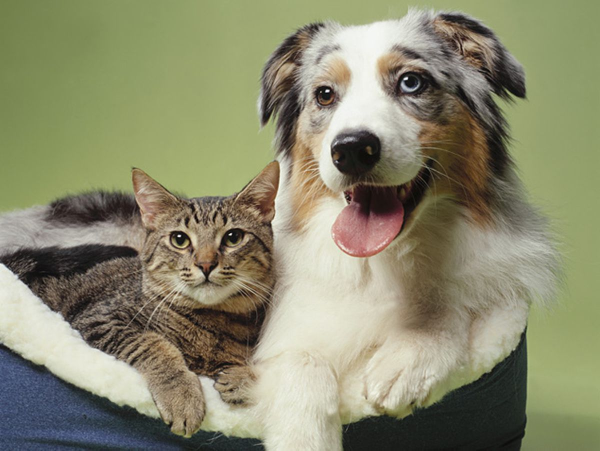
#> input picture GroundingDINO/.asset/cat_dog.jpeg, 1200 x 901 px, given in place of check.jpg, which was not available (shown at 1/2 size)
$ jupyter execute --allow-errors 'testing inference.ipynb'   (shell and % lines are left out)
#> lines starting #> are read from the running program, lines starting #| are printed output that depends on the picture; after the words box and inside, x2 and y2 are one past the last pixel; in counts of white or black regions, pixels touching at a corner belong together; pictures that were not available may be replaced by others from this repository, and a replacement may not be noted
### datasets/voc.py
import os
import sys
import tarfile
import collections
import torch.utils.data as data
import shutil
import numpy as np

from PIL import Image
from torchvision.datasets.utils import download_url, check_integrity

DATASET_YEAR_DICT = {
    '2012': {
        'url': 'http://host.robots.ox.ac.uk/pascal/VOC/voc2012/VOCtrainval_11-May-2012.tar',
        'filename': 'VOCtrainval_11-May-2012.tar',
        'md5': '6cd6e144f989b92b3379bac3b3de84fd',
        'base_dir': 'VOCdevkit/VOC2012'
    },
    '2011': {
        'url': 'http://host.robots.ox.ac.uk/pascal/VOC/voc2011/VOCtrainval_25-May-2011.tar',
        'filename': 'VOCtrainval_25-May-2011.tar',
        'md5': '6c3384ef61512963050cb5d687e5bf1e',
        'base_dir': 'TrainVal/VOCdevkit/VOC2011'
    },
    '2010': {
        'url': 'http://host.robots.ox.ac.uk/pascal/VOC/voc2010/VOCtrainval_03-May-2010.tar',
        'filename': 'VOCtrainval_03-May-2010.tar',
        'md5': 'da459979d0c395079b5c75ee67908abb',
        'base_dir': 'VOCdevkit/VOC2010'
    },
    '2009': {
        'url': 'http://host.robots.ox.ac.uk/pascal/VOC/voc2009/VOCtrainval_11-May-2009.tar',
        'filename': 'VOCtrainval_11-May-2009.tar',
        'md5': '59065e4b188729180974ef6572f6a212',
        'base_dir': 'VOCdevkit/VOC2009'
    },
    '2008': {
        'url': 'http://host.robots.ox.ac.uk/pascal/VOC/voc2008/VOCtrainval_14-Jul-2008.tar',
        'filename': 'VOCtrainval_11-May-2012.tar',
        'md5': '2629fa636546599198acfcfbfcf1904a',
        'base_dir': 'VOCdevkit/VOC2008'
    },
    '2007': {
        'url': 'http://host.robots.ox.ac.uk/pascal/VOC/voc2007/VOCtrainval_06-Nov-2007.tar',
        'filename': 'VOCtrainval_06-Nov-2007.tar',
        'md5': 'c52e279531787c972589f7e41ab4ae64',
        'base_dir': 'VOCdevkit/VOC2007'
    }
}


def voc_cmap(N=256, normalized=False):
    def bitget(byteval, idx):
        return ((byteval & (1 << idx)) != 0)

    dtype = 'float32' if normalized else 'uint8'
    cmap = np.zeros((N, 3), dtype=dtype)
    for i in range(N):
        r = g = b = 0
        c = i
        for j in range(8):
            r = r | (bitget(c, 0) << 7-j)
            g = g | (bitget(c, 1) << 7-j)
            b = b | (bitget(c, 2) << 7-j)
            c = c >> 3

        cmap[i] = np.array([r, g, b])

    cmap = cmap/255 if normalized else cmap
    return cmap

class VOCSegmentation(data.Dataset):
    """`Pascal VOC <http://host.robots.ox.ac.uk/pascal/VOC/>`_ Segmentation Dataset.
    Args:
        root (string): Root directory of the VOC Dataset.
        year (string, optional): The dataset year, supports years 2007 to 2012.
        image_set (string, optional): Select the image_set to use, ``train``, ``trainval`` or ``val``
        download (bool, optional): If true, downloads the dataset from the internet and
            puts it in root directory. If dataset is already downloaded, it is not
            downloaded again.
        transform (callable, optional): A function/transform that  takes in an PIL image
            and returns a transformed version. E.g, ``transforms.RandomCrop``
    """
    cmap = voc_cmap()
    # [65 lines left out: functions __init__, __getitem__, not called in this run]


    def __len__(self):
        return len(self.images)

    # [9 lines left out: functions decode_target, download_extract, not called in this run]

### testing inference.ipynb
[cell 1]
import os
print(os.getcwd())

[cell 2]
import torchvision.transforms as transforms
from PIL import Image

# Example usage
image_path = "test.jpg"

# Define the transformation
#> (the rest of this cell did not finish here and is left out)

[cell 3]
import cv2
import numpy as np
from PIL import Image
from torchvision.io import read_image
import torchvision.transforms as transforms

def pil_to_grayscale_tensor(image):
    grayscale_transform = transforms.Compose([
        transforms.Grayscale(num_output_channels=1),
        transforms.ToTensor()
    ])
    return grayscale_transform(image)

# [22 lines left out: function filter_noise_from_mask, not called in this run]

def clean_and_save_mask(mask_path, output_path, min_component_size=500):
    """
    Read a binary mask from a file, clean it, and save the cleaned mask.

    Args:
    - mask_path (str): Path to the input binary mask file.
    - output_path (str): Path to save the cleaned binary mask.
    - min_component_size (int): The minimum size of components to keep.
    """
#> called with mask_path = 'Deeplab/check.jpg', output_path = 'cleaned_mask.jpg', min_component_size = 500
    # Read the binary mask image
    mask_pil = Image.open(mask_path).convert('L')  # Ensure the mask is in grayscale
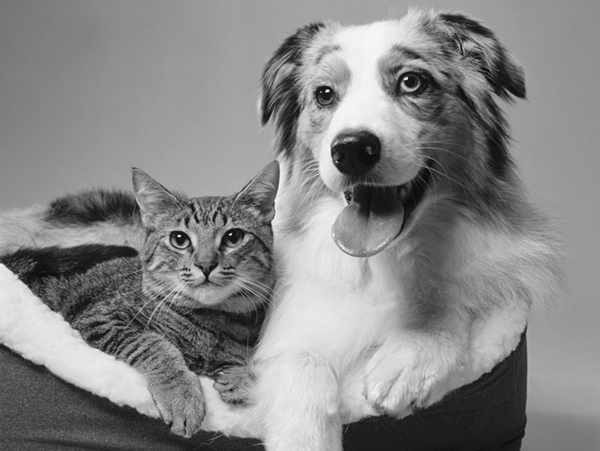
#> mask_pil: PIL image 1200x901 L (shown at 1/2 size); min 0, max 255, mean 134.8
    mask_tensor = pil_to_grayscale_tensor(mask_pil)
    mask = mask_tensor.numpy().squeeze()

    # Filter noise from the mask
    cleaned_mask = filter_noise_from_mask(mask, min_component_size)

    # Save the cleaned binary mask
    cleaned_mask_img = Image.fromarray((cleaned_mask * 255).astype(np.uint8))
    cleaned_mask_img.save(output_path)

# Example usage
mask_path = 'Deeplab/check.jpg'
output_path = 'cleaned_mask.jpg'
clean_and_save_mask(mask_path, output_path, min_component_size=500)
#> (the call stopped at in pil_to_grayscale_tensor, `grayscale_transform = transforms.Compose([ transforms.Grayscale(num_ou..`: torchvision is not available in this run)

[cell 4]
import torchvision.transforms as transforms
from PIL import Image

# Example usage
image_path = 'Deeplab/check.jpg'

# Define the transformation
#> (the rest of this cell did not finish here and is left out)

[cell 5]
import numpy as np
import cv2
import pydensecrf.densecrf as dcrf
from pydensecrf.utils import unary_from_softmax, create_pairwise_gaussian, create_pairwise_bilateral
from PIL import Image
from torchvision.io import read_image, write_jpeg
import torch
import torchvision.transforms as transforms

# [48 lines left out: function apply_dense_crf, not called in this run]

def clean_and_save_mask_with_crf(mask_path, img_path, output_path):
    """
    Read a binary mask and image from files, clean the mask using DenseCRF, and save the cleaned mask.

    Args:
    - mask_path (str): Path to the input binary mask file.
    - img_path (str): Path to the original image file.
    - output_path (str): Path to save the cleaned binary mask.
    """
    # Read the binary mask image
    mask = read_image(mask_path).numpy().squeeze()  # Assuming the mask is a single channel image
    if mask.ndim == 3 and mask.shape[0] == 1:  # If there's an extra channel dimension
        mask = mask[0]

    # Read the original image
    img = np.array(Image.open(img_path).convert('RGB'))

    # Apply DenseCRF to refine the mask
    refined_mask = apply_dense_crf(img, mask)

    # Save the cleaned binary mask
    cleaned_mask_img = Image.fromarray((refined_mask * 255).astype(np.uint8))
    cleaned_mask_img.save(output_path)

# Example usage
mask_path = 'Deeplab/check.jpg'
img_path = 'test.jpg'
output_path = 'cleaned_mask_with_crf.jpg'
clean_and_save_mask_with_crf(mask_path, img_path, output_path)
#> (the call stopped at in clean_and_save_mask_with_crf, `mask = read_image(mask_path).numpy().squeeze()`: torchvision is not available in this run)

[cell 6]
import cv2
import numpy as np
from PIL import Image
import matplotlib.pyplot as plt

# Load the original image
img = Image.open('/teamspace/studios/this_studio/test.jpg').convert('RGB')
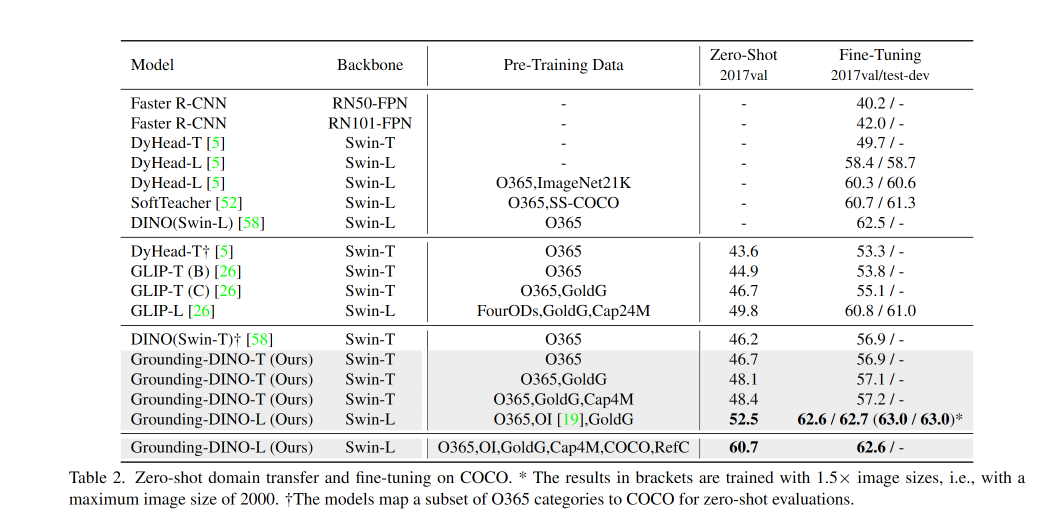
#> input picture GroundingDINO/.asset/COCO.png, 2116 x 1049 px, given in place of test.jpg, which was not available (shown at 1/2 size)
#> img is the input picture: PIL image 2116x1049 RGB; mean R, G, B 240, 240.2, 240

# Load the binary mask as a blue image
#binary_mask = cv2.imread('cleaned_mask_with_crf.jpg', cv2.IMREAD_GRAYSCALE)

binary_mask = cv2.imread('cleaned_mask_with_crf.jpg', cv2.IMREAD_GRAYSCALE)
#> binary_mask: shape (1049, 2116); min 0, max 255, mean 240.1
_, binary_mask = cv2.threshold(binary_mask, 127, 255, cv2.THRESH_BINARY)
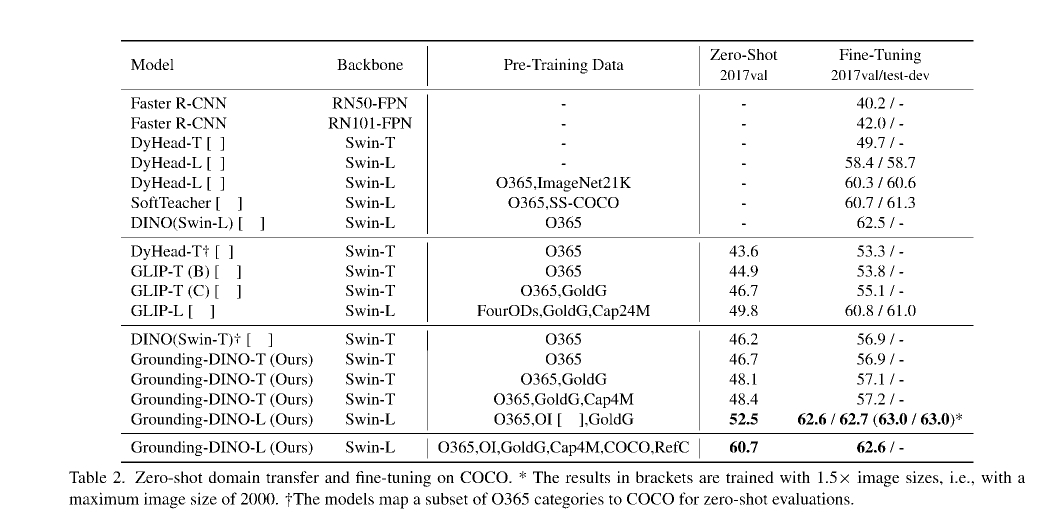
#> binary_mask: shape (1049, 2116) (shown at 1/2 size); 95.1% white; 1110 black regions (175 under 20 px), largest, box (x1, y1, x2, y2) and area: (242, 80, 1947, 83) 5115, (242, 923, 1947, 926) 5115, (242, 650, 1947, 652) 3410
binary_mask_blue = cv2.cvtColor(binary_mask, cv2.COLOR_GRAY2BGR)
binary_mask_blue[:, :, 0] = 0  # Set red channel to 0
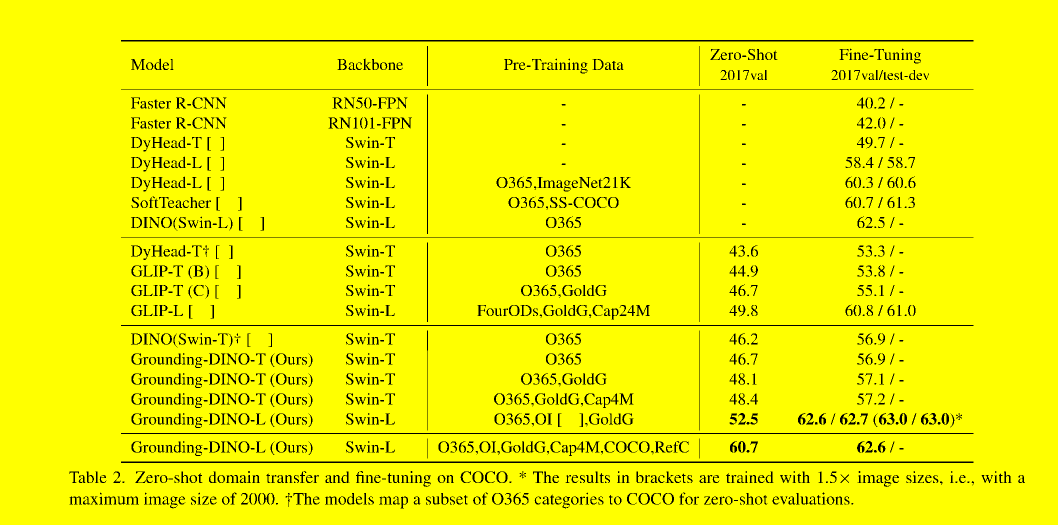
#> binary_mask_blue: shape (1049, 2116, 3) (shown at 1/2 size); mean B, G, R 0, 242.5, 242.5
binary_mask_blue[:, :, 1] = 0  # Set green channel to 0
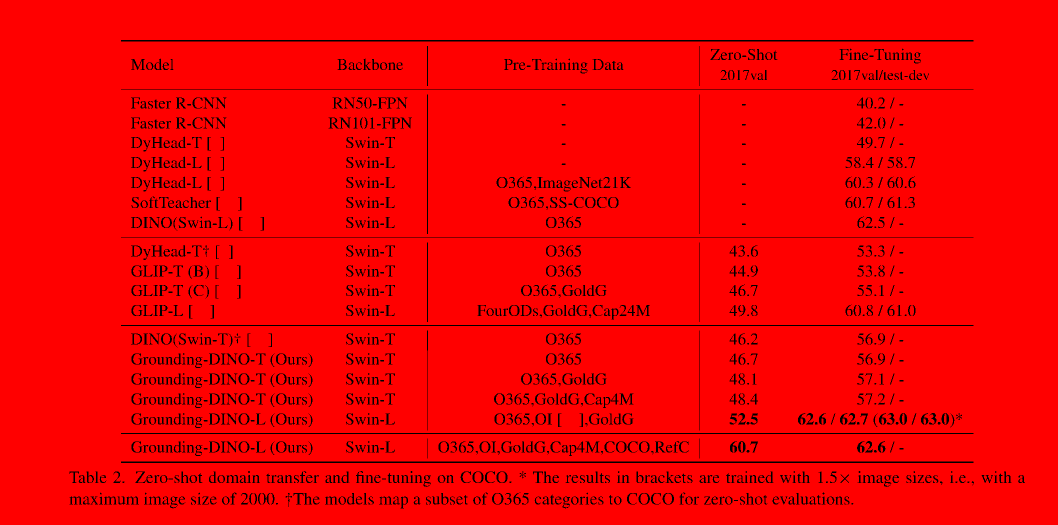
#> binary_mask_blue: shape (1049, 2116, 3) (shown at 1/2 size); mean B, G, R 0, 0, 242.5

# Convert binary mask to a NumPy array with True (255) and False (0) values
binary_array = (binary_mask == 255)

# Set the size of the plot
plt.figure(figsize=(10, 10))  # Adjust the width and height as needed

# Overlay the binary mask on the original image
plt.imshow(img)
plt.imshow(binary_mask_blue, alpha=0.5)
plt.axis('off')

# Remove ticks
plt.gca().xaxis.set_major_locator(plt.NullLocator())
plt.gca().yaxis.set_major_locator(plt.NullLocator())

# Save the figure
plt.savefig('/teamspace/studios/this_studio/test_overlayed.jpg', bbox_inches='tight', pad_inches=0)
#> figure, not shown here; B, G, R data is drawn as R, G, B
plt.show()
plt.close()

[cell 7]
import cv2
import numpy as np
from PIL import Image
import matplotlib.pyplot as plt

# Load the original image
img = Image.open('/teamspace/studios/this_studio/test.jpg').convert('RGB')

# Load the binary mask as a blue image
binary_mask = cv2.imread('cleaned_mask_with_crf.jpg', cv2.IMREAD_GRAYSCALE)
_, binary_mask = cv2.threshold(binary_mask, 127, 255, cv2.THRESH_BINARY)
binary_mask_blue = cv2.cvtColor(binary_mask, cv2.COLOR_GRAY2BGR)
binary_mask_blue[:, :, 0] = 0  # Set red channel to 0
binary_mask_blue[:, :, 1] = 0  # Set green channel to 0

# Convert binary mask to a NumPy array with True (255) and False (0) values
binary_array = (binary_mask == 255)

# Overlay the binary mask on the original image
plt.imshow(img)
plt.imshow(binary_mask_blue, alpha=0.5)
plt.axis('off')

# Remove ticks
plt.gca().xaxis.set_major_locator(plt.NullLocator())
plt.gca().yaxis.set_major_locator(plt.NullLocator())

# Save the figure
plt.savefig('/teamspace/studios/this_studio/test_overlayed.jpg', bbox_inches='tight', pad_inches=0)
#> figure, not shown here; B, G, R data is drawn as R, G, B
plt.show()
plt.close()

[cell 8]
#Deeplab/saved_models/india_sam_dino_250_samples_0.8924413878050058.pth
# Deeplab/saved_models/india_sam_dino_250_samples_0.8495187035894669.pth
%cd /teamspace/studios/this_studio/Deeplab/

from torch.utils.data import dataset
from tqdm import tqdm
import network
import utils
import os
import random
import argparse
import numpy as np
from torch.utils import data
from datasets import VOCSegmentation, Cityscapes, cityscapes, LeafDataset
from torchvision import transforms as T
from metrics import StreamSegMetrics, BinarySegMetrics
import torch
import torch.nn as nn
from PIL import Image
import matplotlib
import matplotlib.pyplot as plt
from glob import glob
import random
import loralib as lora
from PIL import Image

inhouse_default = '/teamspace/studios/this_studio/Deeplab/saved_models/best_deeplabv3plus_mobilenet_custom_os16_0.7854892764326529.pth'
downstreamed_large = '/teamspace/studios/this_studio/Deeplab/saved_models/india_sam_dino_250_samples_0.8495187035894669.pth'
downstreamed_small = '/teamspace/studios/this_studio/Deeplab/saved_models/india_sam_dino_250_samples_0.8940880817269634.pth'
downstreamed_tuned = '/teamspace/studios/this_studio/Deeplab/saved_models/base_sam_dino_india_tuned_freetown_eastafrica_haiti_0.8213798905479425.pth'

[cell 9]
# [11 lines left out: functions decode_target, show, not called in this run]

#> (the rest of this cell did not finish here and is left out)

[cell 10]
# [50 lines left out: function get_overlayed_mask, not called in this run]

[cell 11]
import os
import torch
import torch.nn as nn
from PIL import Image
import numpy as np
import matplotlib.pyplot as plt
from torchvision import transforms

# [14 lines left out: function load_deeplab_model, not called in this run]

def get_overlayed_mask(checkpoint, to_download, use_url=True, save_binary_mask=True):
    device = torch.device('cuda' if torch.cuda.is_available() else 'cpu')
    model = load_deeplab_model(checkpoint, device).eval()

    if use_url:
        img_path = '/teamspace/studios/this_studio/test.jpg'
        !wget -q $to_download -O $img_path
    else:
        img_path = to_download  # Assuming `to_download` contains the local path in this case

    img = Image.open(img_path).convert('RGB')
    img_transform = transforms.Compose([
        transforms.ToTensor(),
        transforms.Normalize(mean=[0.485, 0.456, 0.406], std=[0.229, 0.224, 0.225])
    ])
    img_tensor = img_transform(img).unsqueeze(0).to(device, dtype=torch.float32)

    with torch.no_grad():
        output = model(img_tensor)
        output = torch.squeeze(output, dim=1)
        prob = torch.sigmoid(output).detach()
        pred = (prob > 0.5).long().cpu().numpy()[0]

    denorm = utils.Denormalize(mean=[0.485, 0.456, 0.406], std=[0.229, 0.224, 0.225])
    img_np = img_tensor[0].detach().cpu().numpy()
    img_np = (denorm(img_np) * 255).transpose(1, 2, 0).astype(np.uint8)

    prob_np = prob[0].cpu().numpy()
    count = np.sum(prob_np > 0.5)
    confidence = np.sum(prob_np[prob_np > 0.5]) / count if count != 0 else 0

    if count == 0:
        print('Nothing detected')
    else:
        show(img_path)
        print('Confidence is ' + str(confidence))
        plt.imshow(img_np)
        plt.imshow(pred, alpha=0.7)
        plt.axis('off')
        plt.gca().xaxis.set_major_locator(plt.NullLocator())
        plt.gca().yaxis.set_major_locator(plt.NullLocator())
        overlayed_path = '/teamspace/studios/this_studio/test_overlayed.jpg'
        plt.savefig(overlayed_path, bbox_inches='tight', pad_inches=0)
        plt.close()
        show(overlayed_path)

    if save_binary_mask:
        pred_rgb = np.array(decode_target(pred)).astype(np.uint8)
        pred_image = Image.fromarray(pred_rgb).convert('RGB')
        pred_image.save('check.jpg')

[cell 12]
img_link = 'https://treetracker-production-images.s3.eu-central-1.amazonaws.com/2021.03.28.12.34.59_-4.531118333333334_38.248731666666664_6973c014-d0e7-4fa8-a80f-9495bfc8af3d_IMG_20210322_094829_8180242403936928723.jpg'

[cell 13]
get_overlayed_mask(downstreamed_large, img_link)
#> (the call stopped at in get_overlayed_mask, `device = torch.device('cuda' if torch.cuda.is_available() else 'cpu')`: torch is not available in this run)
